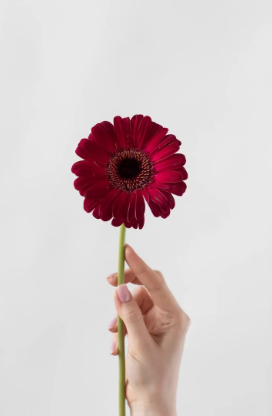
#> input picture images/image.png, 272 x 416 px, found by its file name
$ jupyter execute lab_report_04.ipynb
#> lines starting #> are read from the running program, lines starting #| are printed output that depends on the picture; after the words box and inside, x2 and y2 are one past the last pixel; in counts of white or black regions, pixels touching at a corner belong together
[cell 1]
import cv2
import numpy as np
import matplotlib.pyplot as plt

# Load image in grayscale
image = cv2.imread('images\image.png', 0)
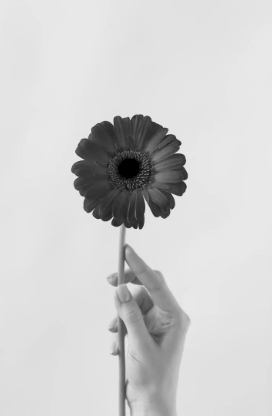
#> image: shape (416, 272); min 0, max 234, mean 207.1

# Define a kernel for convolution and correlation
kernel = np.array([[1, 0, -1],
                   [1, 0, -1],
                   [1, 0, -1]])

# Apply correlation (filter2D performs correlation)
correlation = cv2.filter2D(image, -1, kernel)
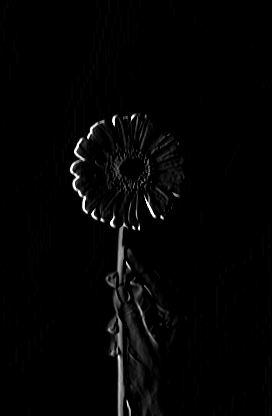
#> correlation: shape (416, 272); min 0, max 255, mean 4.2

# Apply convolution (flip kernel before applying)
flipped_kernel = np.flip(kernel)
convolution = cv2.filter2D(image, -1, flipped_kernel)
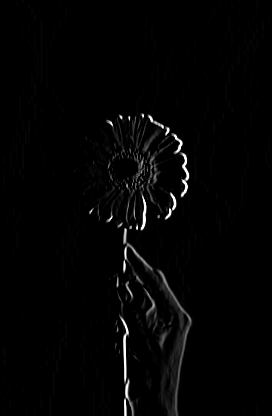
#> convolution: shape (416, 272); min 0, max 255, mean 4

# Apply Gaussian blur
blur = cv2.GaussianBlur(image, (5, 5), 0)

# Edge detection using Canny
edges = cv2.Canny(image, 100, 200)
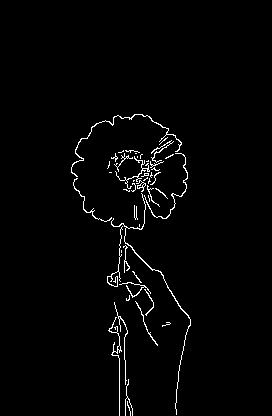
#> edges: shape (416, 272); 1.9% white in thin lines or dots, all inside (x1, y1, x2, y2) = (71, 114, 191, 416)

# Display results
plt.figure(figsize=(12, 6))

plt.subplot(2, 3, 1)
plt.imshow(image, cmap='gray')
plt.title("Original Image")
plt.axis('off')

plt.subplot(2, 3, 2)
plt.imshow(correlation, cmap='gray')
plt.title("Correlation")
plt.axis('off')

plt.subplot(2, 3, 3)
plt.imshow(convolution, cmap='gray')
plt.title("Convolution")
plt.axis('off')

plt.subplot(2, 3, 4)
plt.imshow(blur, cmap='gray')
plt.title("Gaussian Blur")
plt.axis('off')

plt.subplot(2, 3, 5)
plt.imshow(edges, cmap='gray')
plt.title("Edge Detection")
plt.axis('off')

plt.tight_layout()
plt.show()
